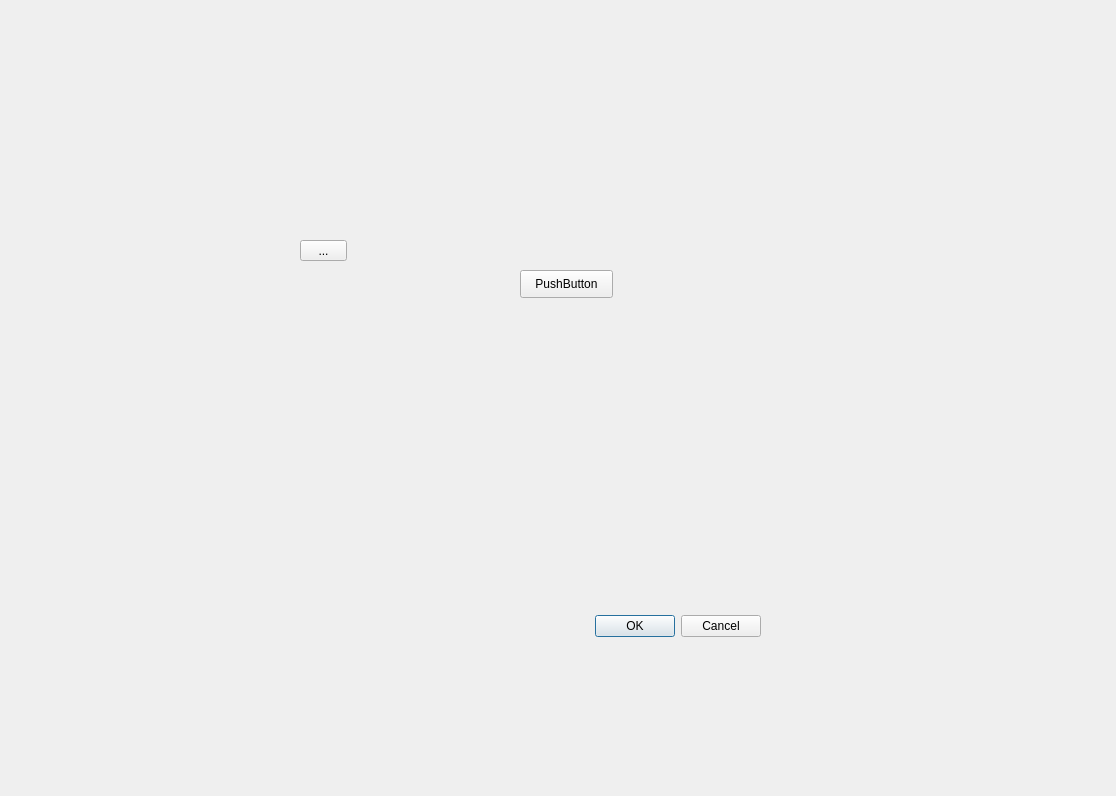
<?xml version="1.0" encoding="UTF-8"?>
<ui version="4.0">
 <class>Dialog</class>
 <widget class="QDialog" name="Dialog">
  <property name="geometry">
   <rect>
    <x>0</x>
    <y>0</y>
    <width>1116</width>
    <height>796</height>
   </rect>
  </property>
  <property name="windowTitle">
   <string>Dialog</string>
  </property>
  <widget class="QDialogButtonBox" name="buttonBox">
   <property name="geometry">
    <rect>
     <x>420</x>
     <y>610</y>
     <width>341</width>
     <height>32</height>
    </rect>
   </property>
   <property name="orientation">
    <enum>Qt::Horizontal</enum>
   </property>
   <property name="standardButtons">
    <set>QDialogButtonBox::Cancel|QDialogButtonBox::Ok</set>
   </property>
  </widget>
  <widget class="QToolButton" name="toolButton">
   <property name="geometry">
    <rect>
     <x>300</x>
     <y>240</y>
     <width>47</width>
     <height>21</height>
    </rect>
   </property>
   <property name="text">
    <string>...</string>
   </property>
  </widget>
  <widget class="QPushButton" name="pushButton">
   <property name="geometry">
    <rect>
     <x>520</x>
     <y>270</y>
     <width>93</width>
     <height>28</height>
    </rect>
   </property>
   <property name="text">
    <string>PushButton</string>
   </property>
  </widget>
 </widget>
 <resources/>
 <connections>
  <connection>
   <sender>buttonBox</sender>
   <signal>accepted()</signal>
   <receiver>Dialog</receiver>
   <slot>accept()</slot>
   <hints>
    <hint type="sourcelabel">
     <x>248</x>
     <y>254</y>
    </hint>
    <hint type="destinationlabel">
     <x>157</x>
     <y>274</y>
    </hint>
   </hints>
  </connection>
  <connection>
   <sender>buttonBox</sender>
   <signal>rejected()</signal>
   <receiver>Dialog</receiver>
   <slot>reject()</slot>
   <hints>
    <hint type="sourcelabel">
     <x>316</x>
     <y>260</y>
    </hint>
    <hint type="destinationlabel">
     <x>286</x>
     <y>274</y>
    </hint>
   </hints>
  </connection>
 </connections>
</ui>
